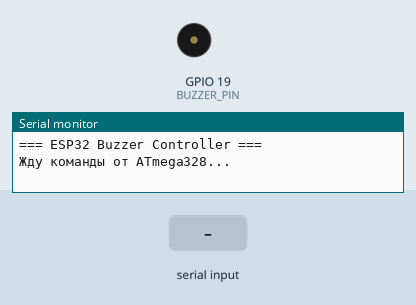
This sketch was run on a simulated ESP32. On the bench: buzzer (waves = sounding), the last lines printed to the serial monitor. Inputs (shaded band) come from the test bench.

Above: at 1.2 s.
1.3 s: "BEEP:90\n" received over the second serial link
At 2.2 s:
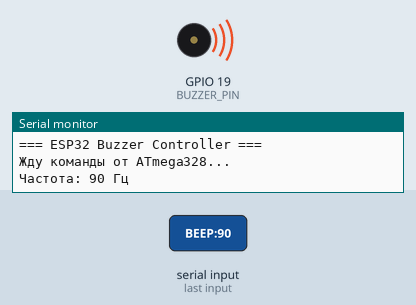
2.8 s: "BEEP:\n" received over the second serial link
At 3.4 s:
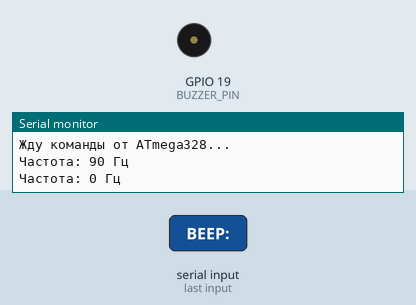
Timing chart, 0 to 5.8 s (numbered marks = the images above; inputs shaded):
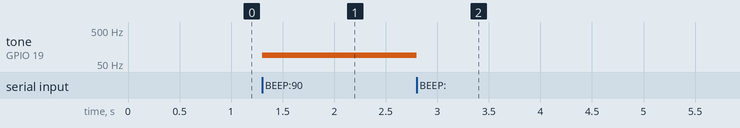

The sketch:

3.8_BuzzerOnly_ESP32.ino
```cpp
#define BUZZER_PIN 19

uint16_t currentFrequency = 0;
bool buzzerActive = false;

void setup() {
  Serial2.begin(115200, SERIAL_8N1, 22, 23);
  Serial.begin(115200);

  Serial.println("=== ESP32 Buzzer Controller ===");

  pinMode(BUZZER_PIN, OUTPUT);

  Serial.println("Жду команды от ATmega328...");
}

void loop() {
  if (Serial2.available()) {
    String command = Serial2.readStringUntil('\n');
    command.trim();

    if (command.startsWith("BEEP:")) {
      uint16_t frequency = command.substring(5).toInt();

      if (frequency != currentFrequency) {
        currentFrequency = frequency;
        updateBuzzer();

        Serial.print("Частота: ");
        Serial.print(frequency);
        Serial.println(" Гц");
      }
    }
  }
}

void updateBuzzer() {
  if (currentFrequency > 0) {
    tone(BUZZER_PIN, currentFrequency);
    buzzerActive = true;
  } else {
    noTone(BUZZER_PIN);
    buzzerActive = false;
  }
}
```

Measured:
- after the input at 1.3 s, tone on GPIO 19 (BUZZER_PIN): silent → 90 Hz at once
- after the input at 2.8 s, tone on GPIO 19 (BUZZER_PIN): 90 Hz → silent at once
